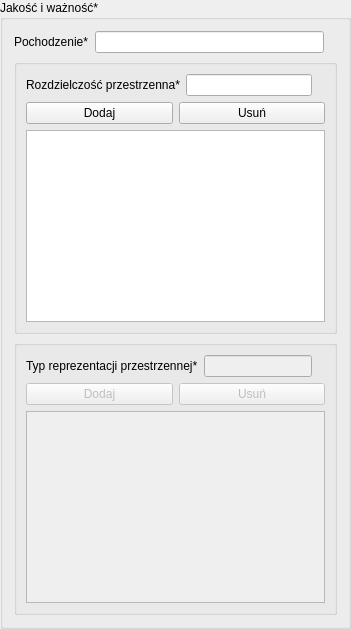
          <widget class="QgsCollapsibleGroupBox" name="mGroupBox_6">
           <property name="sizePolicy">
            <sizepolicy hsizetype="Preferred" vsizetype="Preferred">
             <horstretch>1</horstretch>
             <verstretch>0</verstretch>
            </sizepolicy>
           </property>
           <property name="title">
            <string>Jakość i ważność*</string>
           </property>
           <property name="collapsed">
            <bool>true</bool>
           </property>
           <layout class="QVBoxLayout" name="verticalLayout_2">
            <property name="sizeConstraint">
             <enum>QLayout::SetDefaultConstraint</enum>
            </property>
            <item>
             <layout class="QHBoxLayout">
              <item>
               <widget class="QLabel" name="e15_lbl">
                <property name="text">
                 <string>Pochodzenie*</string>
                </property>
               </widget>
              </item>
              <item>
               <widget class="QgsFilterLineEdit" name="e15_lineEdit">
                <property name="qgisRelation" stdset="0">
                 <string notr="true"/>
                </property>
               </widget>
              </item>
              <item>
               <widget class="QLabel" name="e15_tooltip">
                <property name="toolTip">
                 <string>Opis historii procesu tworzenia lub ogólnej jakości zbioru danych przestrzennych. W stosownych przypadkach może zawierać stwierdzenie, czy zbiór danych przestrzennych był przedmiotem procesu kontroli lub oceny jakości, czy stanowi wersję urzędową i czy posiada moc prawną.</string>
                </property>
                <property name="text">
                 <string/>
                </property>
                <property name="pixmap">
                 <pixmap>../../../../../../../../../../../../../../../img/info1.png</pixmap>
                </property>
               </widget>
              </item>
             </layout>
            </item>
            <item>
             <widget class="QGroupBox" name="verticalGroupBox">
              <layout class="QVBoxLayout" name="verticalLayout_3">
               <item>
                <layout class="QHBoxLayout">
                 <item>
                  <widget class="QLabel" name="e16_lbl">
                   <property name="text">
                    <string>Rozdzielczość przestrzenna*</string>
                   </property>
                  </widget>
                 </item>
                 <item>
                  <widget class="QgsFilterLineEdit" name="e16_lineEdit">
                   <property name="qgisRelation" stdset="0">
                    <string notr="true"/>
                   </property>
                  </widget>
                 </item>
                 <item>
                  <widget class="QLabel" name="e16_tooltip">
                   <property name="toolTip">
                    <string>Wielkość opisująca poziom szczegółowości zbioru danych przestrzennych, podawana jako skala równorzędna, wyrażona za pomocą liczby całkowitej stanowiącej mianownik skali.</string>
                   </property>
                   <property name="text">
                    <string/>
                   </property>
                   <property name="pixmap">
                    <pixmap>../../../../../../../../../../../../../../../img/info1.png</pixmap>
                   </property>
                  </widget>
                 </item>
                </layout>
               </item>
               <item>
                <layout class="QHBoxLayout">
                 <item>
                  <widget class="QPushButton" name="e16_add_btn">
                   <property name="text">
                    <string>Dodaj</string>
                   </property>
                  </widget>
                 </item>
                 <item>
                  <widget class="QPushButton" name="e16_remove_btn">
                   <property name="text">
                    <string>Usuń</string>
                   </property>
                  </widget>
                 </item>
                </layout>
               </item>
               <item>
                <widget class="QListWidget" name="e16_listWidget">
                 <property name="sortingEnabled">
                  <bool>false</bool>
                 </property>
                </widget>
               </item>
              </layout>
             </widget>
            </item>
            <item>
             <widget class="QGroupBox" name="verticalGroupBox">
              <layout class="QVBoxLayout" name="verticalLayout_3">
               <item>
                <layout class="QHBoxLayout">
                 <item>
                  <widget class="QLabel" name="e17_lbl">
                   <property name="text">
                    <string>Typ reprezentacji przestrzennej*</string>
                   </property>
                  </widget>
                 </item>
                 <item>
                  <widget class="QgsFilterLineEdit" name="e17_lineEdit">
                   <property name="enabled">
                    <bool>false</bool>
                   </property>
                   <property name="text">
                    <string/>
                   </property>
                   <property name="qgisRelation" stdset="0">
                    <string notr="true"/>
                   </property>
                  </widget>
                 </item>
                 <item>
                  <widget class="QLabel" name="e17_tooltip">
                   <property name="toolTip">
                    <string>Metoda przestrzennej reprezentacji danych zbioru danych przestrzennych.

Element metadanych zawsze przyjmuje wartości: wektor („Vector”) oraz siatka („Grid”).
</string>
                   </property>
                   <property name="text">
                    <string/>
                   </property>
                   <property name="pixmap">
                    <pixmap>../../../../../../../../../../../../../../../img/info1.png</pixmap>
                   </property>
                  </widget>
                 </item>
                </layout>
               </item>
               <item>
                <layout class="QHBoxLayout">
                 <item>
                  <widget class="QPushButton" name="e17_add_btn">
                   <property name="enabled">
                    <bool>false</bool>
                   </property>
                   <property name="text">
                    <string>Dodaj</string>
                   </property>
                  </widget>
                 </item>
                 <item>
                  <widget class="QPushButton" name="e17_remove_btn">
                   <property name="enabled">
                    <bool>false</bool>
                   </property>
                   <property name="text">
                    <string>Usuń</string>
                   </property>
                  </widget>
                 </item>
                </layout>
               </item>
               <item>
                <widget class="QListWidget" name="e17_listWidget">
                 <property name="enabled">
                  <bool>false</bool>
                 </property>
                 <property name="sortingEnabled">
                  <bool>false</bool>
                 </property>
                </widget>
               </item>
              </layout>
             </widget>
            </item>
           </layout>
          </widget>
